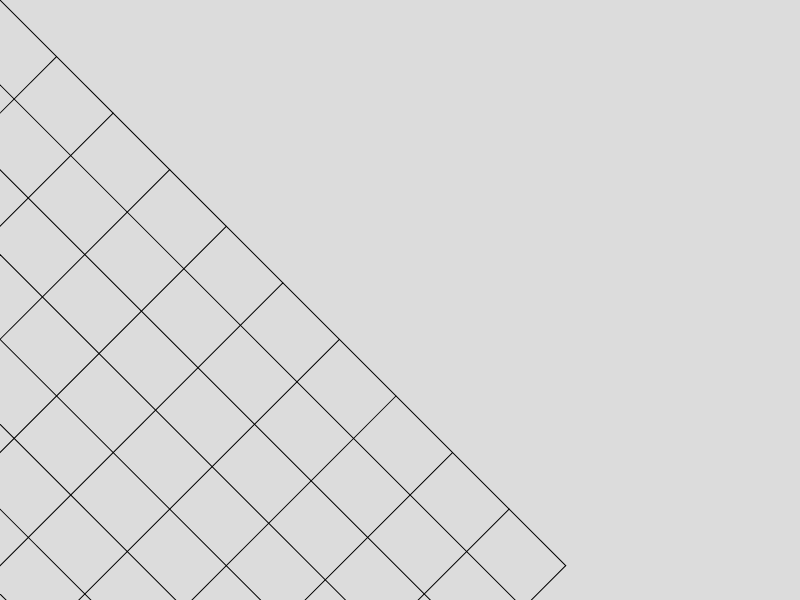
Frame 1 (no input)
Frame 60 (no input): identical to frame 1, image omitted
Frame 120 (the mouse pressed at the canvas centre since frame 60): identical to frame 1, image omitted

The p5.js sketch that drew this single still picture (run headless with seeded random() and noise() and a simulated clock; from frame 60 on, the mouse is pressed at the canvas centre):

// p5.js sketch
// ── sketch.js
function setup() {
    createCanvas(800, 600);
}

function draw() {
    background(220);
    rotate(radians(45));
    createGrid(10);
}

function createGrid(gridResolution){
    for(let i = 0; i <= gridResolution; i++){
        let x = i * width/gridResolution
        stroke(0)
        line(x, 0, x, height)
    }
    for(let i = 0; i <= gridResolution; i++){
        let y = i * height/gridResolution
        stroke(0)
        line(0, y, width, y)
    }
}
